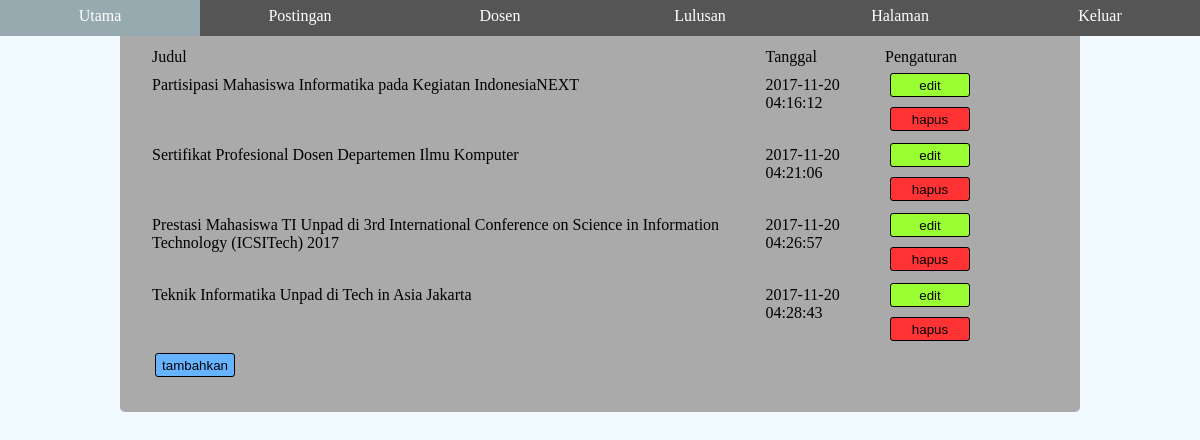
Before: /admin/dosen.php with the older database file.
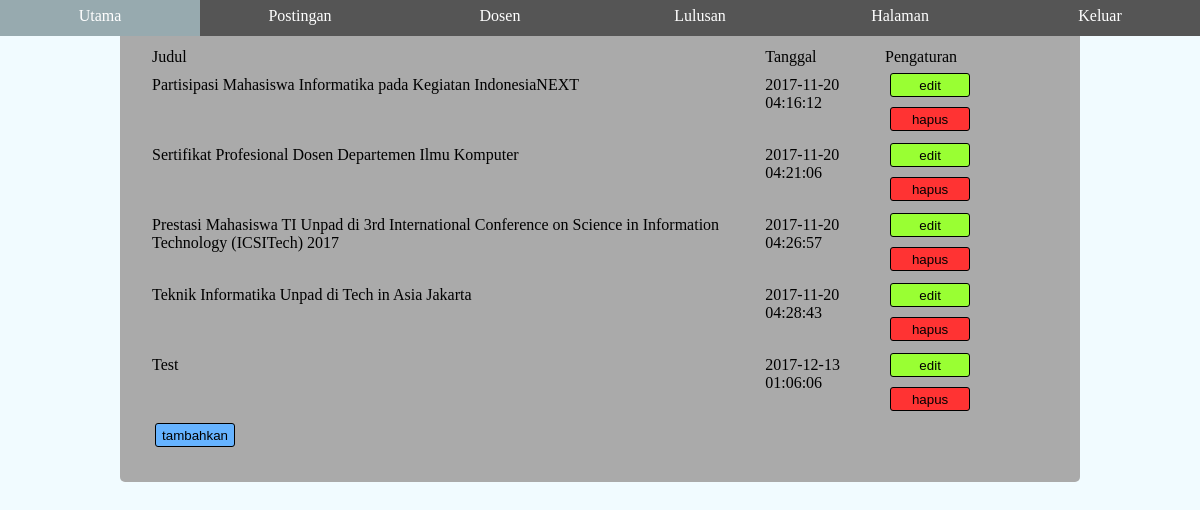
After: the same page with the newer database file.
### tables this page shows
CREATE TABLE `posting` (
  `ID` int(11) NOT NULL,
  `Judul` text NOT NULL,
  `Tanggal` timestamp NOT NULL DEFAULT CURRENT_TIMESTAMP,
  `Isi` text NOT NULL,
  `Author` text NOT NULL,
  `tag0` int(11) DEFAULT NULL,
  `tag1` int(11) DEFAULT NULL,
  `tag2` int(11) DEFAULT NULL,
  `tag3` int(11) DEFAULT NULL,
  `tag4` int(11) DEFAULT NULL,
  `tag5` int(11) DEFAULT NULL,
  `tag6` int(11) DEFAULT NULL,
  `tag7` int(11) DEFAULT NULL,
  `tag8` int(11) DEFAULT NULL
);

### admin/dosen.php (the view, shortened to what this page needs)
<!DOCTYPE html>
<html lang="en" xmlns="http://www.w3.org/1999/xhtml">
<head>
</head>
<body>
    <div class="admin-content-pos">
        <div class="admin-main-content">
            <table>
                <col><col><col>
                <tr>
                    <td>Judul</td>
                    <td>Tanggal</td>
                    <td>Pengaturan</td>
                </tr>
				<?php
					include '../database.php';
					$sql = "SELECT `ID`, `Judul`, `Tanggal`, `Author` FROM `posting`";
					$result = $conn->query($sql);
					while($row = $result->fetch_assoc())
					{
				?>
						<tr>
						<td> <?php echo	$row["Judul"] ?></td>
						<td> <?php echo	$row["Tanggal"] ?></td>
						<td>
							<button id="update-button" type="button" onclick="showUpdateDiv(<?php echo	$row["ID"] ?>)">edit</button>
							<button id="delete-button" type="button" onclick="showDeleteDiv(<?php echo	$row["ID"] ?>)">hapus</button></td>
						</tr>
				<?php
					}
					$sql = "SELECT MAX(ID) as LAST FROM `posting`";
					$result = $conn->query($sql);
					$row = $result->fetch_assoc();
					$id = 1 + $row["LAST"];
				?>
            </table>
            <button id="insert-button" style="left:0;" type="button" onclick="showInsertDiv(<?php echo $id ?>)">tambahkan</button>
        </div>
    </div>
</body>
</html>

Changed rows visible on the page:
added posting: Judul "Test", Tanggal "2017-12-13 01:06:06"
